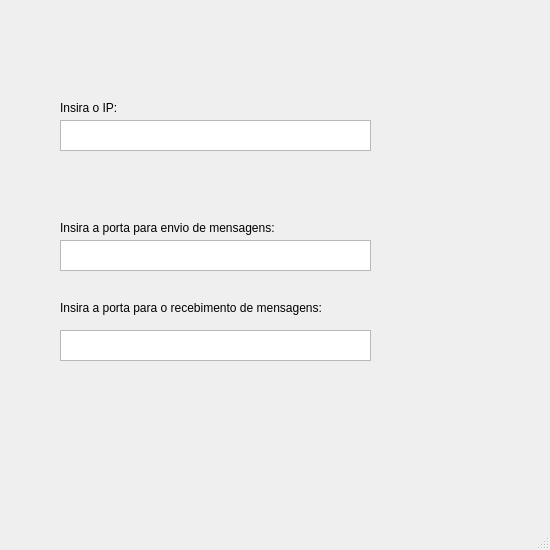
<?xml version="1.0" encoding="UTF-8"?>
<ui version="4.0">
 <class>MainWindow</class>
 <widget class="QMainWindow" name="MainWindow">
  <property name="geometry">
   <rect>
    <x>0</x>
    <y>0</y>
    <width>550</width>
    <height>550</height>
   </rect>
  </property>
  <property name="windowTitle">
   <string>MainWindow</string>
  </property>
  <widget class="QWidget" name="centralwidget">
   <widget class="QPlainTextEdit" name="Input_IP">
    <property name="geometry">
     <rect>
      <x>60</x>
      <y>120</y>
      <width>311</width>
      <height>31</height>
     </rect>
    </property>
   </widget>
   <widget class="QPlainTextEdit" name="PortSend">
    <property name="geometry">
     <rect>
      <x>60</x>
      <y>240</y>
      <width>311</width>
      <height>31</height>
     </rect>
    </property>
   </widget>
   <widget class="QPlainTextEdit" name="PortReceive">
    <property name="geometry">
     <rect>
      <x>60</x>
      <y>330</y>
      <width>311</width>
      <height>31</height>
     </rect>
    </property>
   </widget>
   <widget class="QLabel" name="label">
    <property name="geometry">
     <rect>
      <x>60</x>
      <y>100</y>
      <width>71</width>
      <height>16</height>
     </rect>
    </property>
    <property name="text">
     <string>Insira o IP:</string>
    </property>
   </widget>
   <widget class="QLabel" name="label_2">
    <property name="geometry">
     <rect>
      <x>60</x>
      <y>220</y>
      <width>241</width>
      <height>16</height>
     </rect>
    </property>
    <property name="text">
     <string>Insira a porta para envio de mensagens:</string>
    </property>
   </widget>
   <widget class="QLabel" name="label_3">
    <property name="geometry">
     <rect>
      <x>60</x>
      <y>300</y>
      <width>311</width>
      <height>16</height>
     </rect>
    </property>
    <property name="text">
     <string>Insira a porta para o recebimento de mensagens:</string>
    </property>
   </widget>
  </widget>
  <widget class="QMenuBar" name="menubar">
   <property name="geometry">
    <rect>
     <x>0</x>
     <y>0</y>
     <width>550</width>
     <height>25</height>
    </rect>
   </property>
  </widget>
  <widget class="QStatusBar" name="statusbar"/>
 </widget>
 <resources/>
 <connections/>
</ui>
